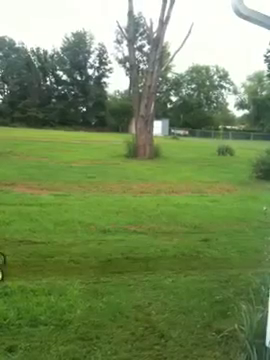
#> input picture frame 10 of Images/video1.mp4, 270 x 360 px
$ jupyter execute canny_edge_video.ipynb
#> lines starting #> are read from the running program, lines starting #| are printed output that depends on the picture; after the words box and inside, x2 and y2 are one past the last pixel; in counts of white or black regions, pixels touching at a corner belong together
[cell 1]
#canny edge detection on a video
import cv2
import numpy as np
from google.colab.patches import cv2_imshow
cap = cv2.VideoCapture("Images/video1.mp4")

while(1):

    _, frame = cap.read()
#> frame is the input picture: shape (360, 270, 3); mean B, G, R 90.2, 138.9, 117.4
    hsv = cv2.cvtColor(frame, cv2.COLOR_BGR2HSV)
#> hsv: shape (360, 270, 3); mean H, S, V 47.9, 105.3, 139.1

    lower_red = np.array([30,150,50])
    upper_red = np.array([255,255,180])

    mask = cv2.inRange(hsv, lower_red, upper_red)
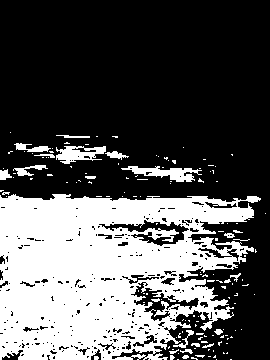
#> mask: shape (360, 270); 33.9% white; 146 white regions (126 under 20 px), largest, box (x1, y1, x2, y2) and area: (0, 194, 261, 360) 30254, (121, 166, 202, 182) 596, (56, 146, 106, 164) 533
    res = cv2.bitwise_and(frame,frame, mask= mask)
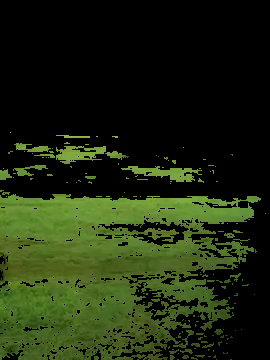
#> res: shape (360, 270, 3); mean B, G, R 14, 39.7, 29

    cv2_imshow(frame)
    edges = cv2.Canny(frame,100,200)
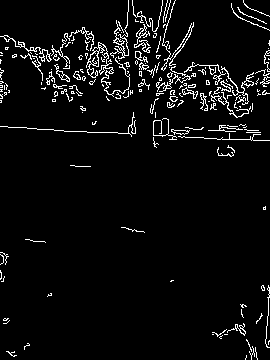
#> edges: shape (360, 270); 5% white in thin lines or dots
    cv2_imshow(edges)

    k = cv2.waitKey(5) & 0xFF
#> (key Esc is pressed here)
    if k == 27:
        break

$ run again, starting later in the video
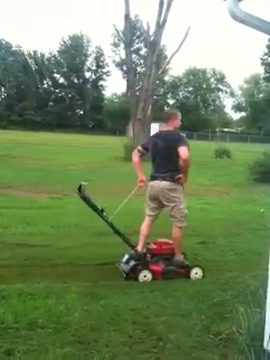
#> input picture frame 45 of Images/video1.mp4, 270 x 360 px
#> frame is the input picture: shape (360, 270, 3); mean B, G, R 97.3, 136.4, 116.7
#> hsv: shape (360, 270, 3); mean H, S, V 51.3, 94.1, 138.3
#> `mask = cv2.inRange(hsv, lower_red, upper_red)`:
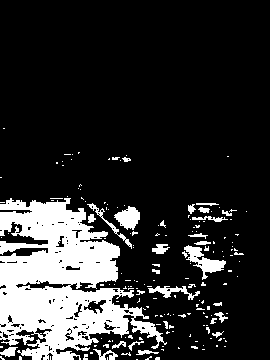
#> mask: shape (360, 270); 18.3% white; 182 white regions (152 under 20 px), largest, box (x1, y1, x2, y2) and area: (0, 198, 167, 360) 14476, (184, 245, 226, 280) 527, (114, 206, 140, 230) 388
#> `edges = cv2.Canny(frame,100,200)`:
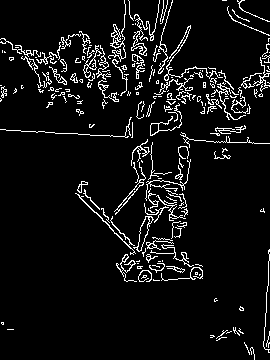
#> edges: shape (360, 270); 6.8% white in thin lines or dots

$ run again, starting later in the video
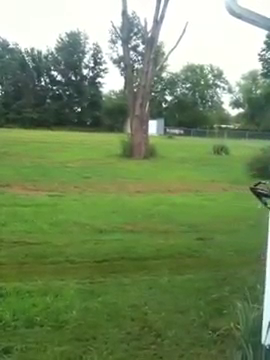
#> input picture frame 81 of Images/video1.mp4, 270 x 360 px
#> frame is the input picture: shape (360, 270, 3); mean B, G, R 96, 139.7, 117
#> hsv: shape (360, 270, 3); mean H, S, V 50.7, 97.4, 140
#> `mask = cv2.inRange(hsv, lower_red, upper_red)`:
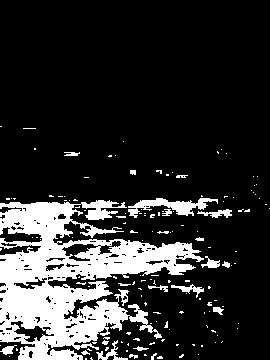
#> mask: shape (360, 270); 18.4% white; 149 white regions (127 under 20 px), largest, box (x1, y1, x2, y2) and area: (0, 200, 204, 360) 15433, (128, 198, 218, 218) 736, (96, 340, 128, 360) 168
#> `edges = cv2.Canny(frame,100,200)`:
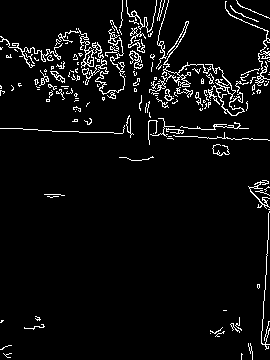
#> edges: shape (360, 270); 5.1% white in thin lines or dots
